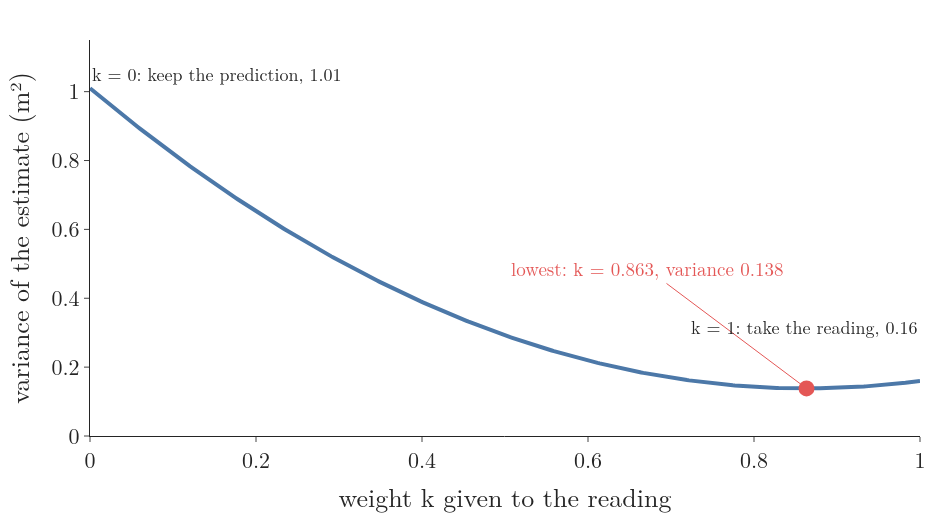

The script that drew this image:
"""Choosing the weight of the reading: the variance of the blended estimate k z + (1 - k) x_pred, for the first
step's numbers (prediction variance 1.01, reading variance 0.16). k = 0 keeps the prediction (1.01), k = 1 takes the
reading (0.16); the lowest point is k = 1.01 / 1.17 = 0.863, variance 0.138. Run: python var_vs_weight.py"""
from pathlib import Path

import numpy as np
import plotly.graph_objects as go
from gifkit import BLUE, FONT, RED

here = Path(__file__).parent
pb, r = 1.01, 0.16
k = np.linspace(0, 1, 400)
v = k ** 2 * r + (1 - k) ** 2 * pb
kb = pb / (pb + r)
vk = kb ** 2 * r + (1 - kb) ** 2 * pb
assert abs(kb - 0.8632) < 1e-4 and abs(vk - 0.1381) < 1e-4
fig = go.Figure(go.Scatter(x=k, y=v, line=dict(color=BLUE, width=4)))
fig.add_trace(go.Scatter(x=[kb], y=[vk], mode="markers", marker=dict(color=RED, size=16)))
fig.add_annotation(x=kb, y=vk, text=f"lowest: k = {kb:.3f}, variance {vk:.3f}", ax=-160, ay=-120, arrowcolor=RED,
                   font=dict(size=19, color=RED))
fig.add_annotation(x=0, y=pb, text="k = 0: keep the prediction, 1.01", showarrow=False, xanchor="left", yanchor="bottom",
                   font=dict(size=18))
fig.add_annotation(x=1, y=r, text="k = 1: take the reading, 0.16", showarrow=False, xanchor="right", yanchor="bottom",
                   yshift=40, font=dict(size=18))
fig.update_layout(template="simple_white", font=FONT, width=950, height=520, showlegend=False,
                  margin=dict(l=90, r=30, t=40, b=70),
                  xaxis=dict(title="weight k given to the reading"),
                  yaxis=dict(title="variance of the estimate (m²)", range=[0, 1.15]))
fig.write_image(here / "var_vs_weight.png")
